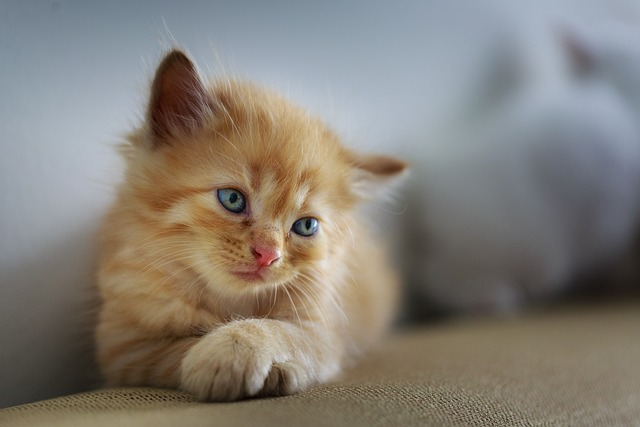
#> input picture Image Preprocessing/cat3.jpg, 640 x 427 px, found by its file name
$ python contours.py
#> lines starting #> are read from the running program, lines starting #| are printed output that depends on the picture; after the words box and inside, x2 and y2 are one past the last pixel; in counts of white or black regions, pixels touching at a corner belong together
import cv2 as cv

image = cv.imread("Image Preprocessing\cat3.jpg")
#> image is the input picture: shape (427, 640, 3); mean B, G, R 118.5, 126.8, 132.4


# contours , hierarchy = cv.findContours(image, cv.RETR_EXTERNAL,cv.CHAIN_APPROX_SIMPLE)
# UPPER ONE WILL NOT WORK
# FIRST CREATE GRAY IMAGE AFTER USE THRESHOLDING THEN USE CONTOURS

gray_img = cv.cvtColor(image, cv.COLOR_BGR2GRAY)
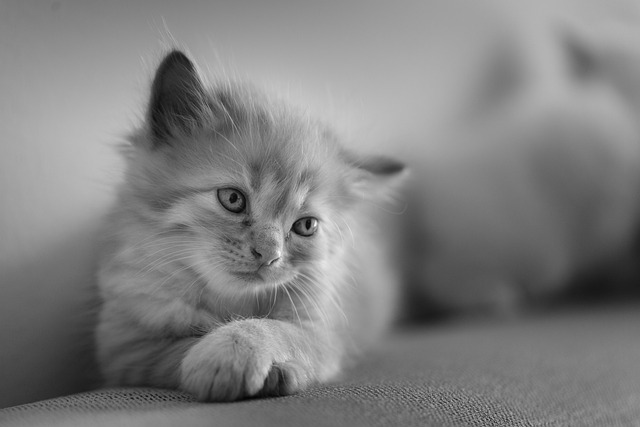
#> gray_img: shape (427, 640); min 4, max 252, mean 127.5
cv.imshow('gray_img', gray_img)

_, thresholded_img = cv.threshold(gray_img, 127, 255, cv.THRESH_BINARY)
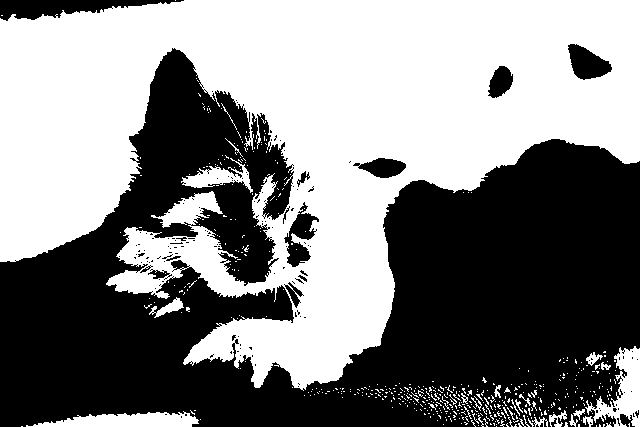
#> thresholded_img: shape (427, 640); 51.3% white; 156 black regions (140 under 20 px)

cv.imshow('Thresholded_img',thresholded_img)

contours, _ = cv.findContours(thresholded_img, cv.RETR_EXTERNAL, cv.CHAIN_APPROX_SIMPLE)
#> contours = 514 contours, 500 with area under 20; largest, box (x1, y1, x2, y2) and area: (0, 0, 640, 391) 134652, (585, 346, 640, 427) 1780, (26, 411, 199, 427) 1590, (181, 158, 253, 193) 798, (149, 297, 184, 318) 220

cv.drawContours(image, contours, -1,(255,0,222),2)
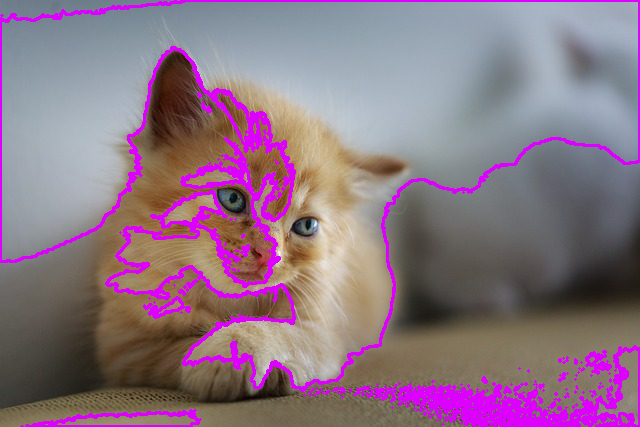
#> image: shape (427, 640, 3); 8.86% of pixels changed, all inside (x1, y1, x2, y2) = (0, 0, 640, 427)
cv.imshow('cat',image)


cv.waitKey(0)
cv.destroyAllWindows()
